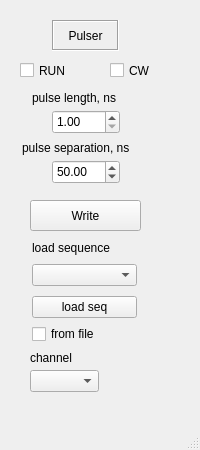
<?xml version="1.0" encoding="UTF-8"?>
<ui version="4.0">
 <class>MainWindow</class>
 <widget class="QMainWindow" name="MainWindow">
  <property name="geometry">
   <rect>
    <x>0</x>
    <y>0</y>
    <width>200</width>
    <height>450</height>
   </rect>
  </property>
  <property name="minimumSize">
   <size>
    <width>176</width>
    <height>450</height>
   </size>
  </property>
  <property name="maximumSize">
   <size>
    <width>200</width>
    <height>500</height>
   </size>
  </property>
  <property name="windowTitle">
   <string>DTG</string>
  </property>
  <widget class="QWidget" name="centralwidget">
   <widget class="QLabel" name="label_5">
    <property name="geometry">
     <rect>
      <x>52</x>
      <y>20</y>
      <width>67</width>
      <height>31</height>
     </rect>
    </property>
    <property name="frameShape">
     <enum>QFrame::Box</enum>
    </property>
    <property name="frameShadow">
     <enum>QFrame::Sunken</enum>
    </property>
    <property name="text">
     <string>Pulser</string>
    </property>
    <property name="alignment">
     <set>Qt::AlignCenter</set>
    </property>
   </widget>
   <widget class="QDoubleSpinBox" name="doubleSpinBox_pulsesep">
    <property name="geometry">
     <rect>
      <x>52</x>
      <y>160</y>
      <width>68</width>
      <height>24</height>
     </rect>
    </property>
    <property name="minimum">
     <double>5.000000000000000</double>
    </property>
    <property name="maximum">
     <double>200.000000000000000</double>
    </property>
    <property name="value">
     <double>50.000000000000000</double>
    </property>
   </widget>
   <widget class="QCheckBox" name="checkBox_run">
    <property name="geometry">
     <rect>
      <x>20</x>
      <y>60</y>
      <width>51</width>
      <height>21</height>
     </rect>
    </property>
    <property name="text">
     <string>RUN</string>
    </property>
   </widget>
   <widget class="QWidget" name="layoutWidget_2">
    <property name="geometry">
     <rect>
      <x>32</x>
      <y>260</y>
      <width>105</width>
      <height>89</height>
     </rect>
    </property>
    <layout class="QVBoxLayout" name="verticalLayout">
     <item>
      <widget class="QComboBox" name="comboBox_load"/>
     </item>
     <item>
      <layout class="QVBoxLayout" name="verticalLayout_2">
       <item>
        <widget class="QPushButton" name="pushButton_load">
         <property name="text">
          <string>load seq</string>
         </property>
        </widget>
       </item>
       <item>
        <widget class="QCheckBox" name="checkBox_from_file">
         <property name="text">
          <string>from file</string>
         </property>
        </widget>
       </item>
      </layout>
     </item>
    </layout>
   </widget>
   <widget class="QDoubleSpinBox" name="doubleSpinBox_pulselen">
    <property name="geometry">
     <rect>
      <x>52</x>
      <y>110</y>
      <width>68</width>
      <height>24</height>
     </rect>
    </property>
    <property name="minimum">
     <double>1.000000000000000</double>
    </property>
    <property name="maximum">
     <double>150.000000000000000</double>
    </property>
   </widget>
   <widget class="QLabel" name="label_pulsesep">
    <property name="geometry">
     <rect>
      <x>22</x>
      <y>140</y>
      <width>141</width>
      <height>16</height>
     </rect>
    </property>
    <property name="text">
     <string>pulse separation, ns</string>
    </property>
   </widget>
   <widget class="QLabel" name="label_load">
    <property name="geometry">
     <rect>
      <x>32</x>
      <y>240</y>
      <width>101</width>
      <height>16</height>
     </rect>
    </property>
    <property name="text">
     <string>load sequence</string>
    </property>
   </widget>
   <widget class="QLabel" name="label_pulselen">
    <property name="geometry">
     <rect>
      <x>32</x>
      <y>90</y>
      <width>111</width>
      <height>16</height>
     </rect>
    </property>
    <property name="text">
     <string>pulse length, ns</string>
    </property>
   </widget>
   <widget class="QPushButton" name="pushButton_write">
    <property name="geometry">
     <rect>
      <x>30</x>
      <y>200</y>
      <width>111</width>
      <height>31</height>
     </rect>
    </property>
    <property name="text">
     <string>Write</string>
    </property>
   </widget>
   <widget class="QCheckBox" name="checkBox_continuous">
    <property name="geometry">
     <rect>
      <x>110</x>
      <y>60</y>
      <width>41</width>
      <height>21</height>
     </rect>
    </property>
    <property name="text">
     <string>CW</string>
    </property>
   </widget>
   <widget class="QComboBox" name="comboBox_channel">
    <property name="geometry">
     <rect>
      <x>30</x>
      <y>370</y>
      <width>69</width>
      <height>22</height>
     </rect>
    </property>
   </widget>
   <widget class="QLabel" name="label_pulsesep_2">
    <property name="geometry">
     <rect>
      <x>30</x>
      <y>350</y>
      <width>141</width>
      <height>16</height>
     </rect>
    </property>
    <property name="text">
     <string>channel</string>
    </property>
   </widget>
  </widget>
  <widget class="QMenuBar" name="menubar">
   <property name="geometry">
    <rect>
     <x>0</x>
     <y>0</y>
     <width>200</width>
     <height>21</height>
    </rect>
   </property>
  </widget>
  <widget class="QStatusBar" name="statusbar"/>
 </widget>
 <resources/>
 <connections/>
</ui>
